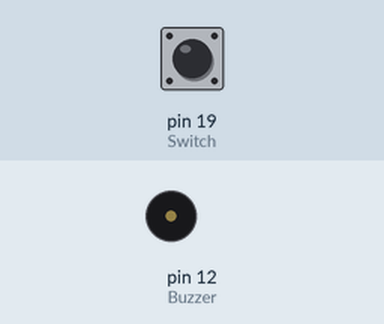
A sketch run on a simulated Arduino Uno, built with avr-gcc and run on an emulated ATmega328P. Shown: buzzer (waves = sounding). The inputs (shaded band) are chosen by the test bench; at power-on: pin 19 (Switch) HIGH. What the sketch prints to the serial monitor is not drawn.

Above: at 0.4 s.
At 4.3 s:
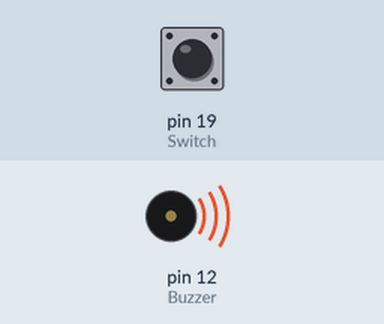
Timing chart, 0 to 6.5 s (numbered marks = the images above):
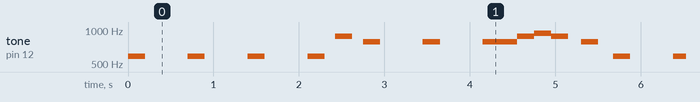

The sketch:

Arduino_Ahi_Ahi_negro_tecla.ino
```cpp
int Buzzer=12;
int Switch=19;
int a;
long DO=523.25, //definimos las frecuencias de las notas
DoS=554.37,
RE=587.33,
RES=622.25,
MI=659.26,
FA=698.46,
FAS=739.99,
SOL=783.99,
SOLS=830.61,
LA=880,
LAS=932.33,
SI=987.77,
RE2=1174.66,
FAS2=1479.98;
void setup() {
  Serial.begin(9600);
pinMode(Buzzer, OUTPUT);
pinMode(Switch, INPUT);
}

void loop(){
a=digitalRead(Switch);
Serial.println(a);
if(a==0){
  tone(Buzzer, 0, 1000);
}else{
  if(a==0){
  tone(Buzzer, 0, 1000);
}
tone(Buzzer, RE, 200);
delay(700);
tone(Buzzer, RE, 200);
delay(700);
tone(Buzzer, RE, 200);
delay(700);
tone(Buzzer, RE, 200);
delay(325);
tone(Buzzer, LA, 200);
delay(325);
tone(Buzzer, SOL, 200);
delay(700);
tone(Buzzer, SOL, 200);
delay(700);
tone(Buzzer, SOL, 200);
delay(200);
tone(Buzzer, SOL, 200);
delay(200);
tone(Buzzer, LA, 200);
delay(200);
tone(Buzzer, LAS, 200);
delay(200);
tone(Buzzer, LA, 200);
delay(350);
tone(Buzzer, SOL, 200);
delay(375);
}
}
```

Measured:
- by itself, tone on pin 12 (Buzzer): plays 587 Hz for 0.20 s, 587 Hz for 0.20 s, 587 Hz for 0.20 s, 587 Hz for 0.20 s, 880 Hz for 0.20 s, 783 Hz for 0.20 s … (275 notes in this stretch)
